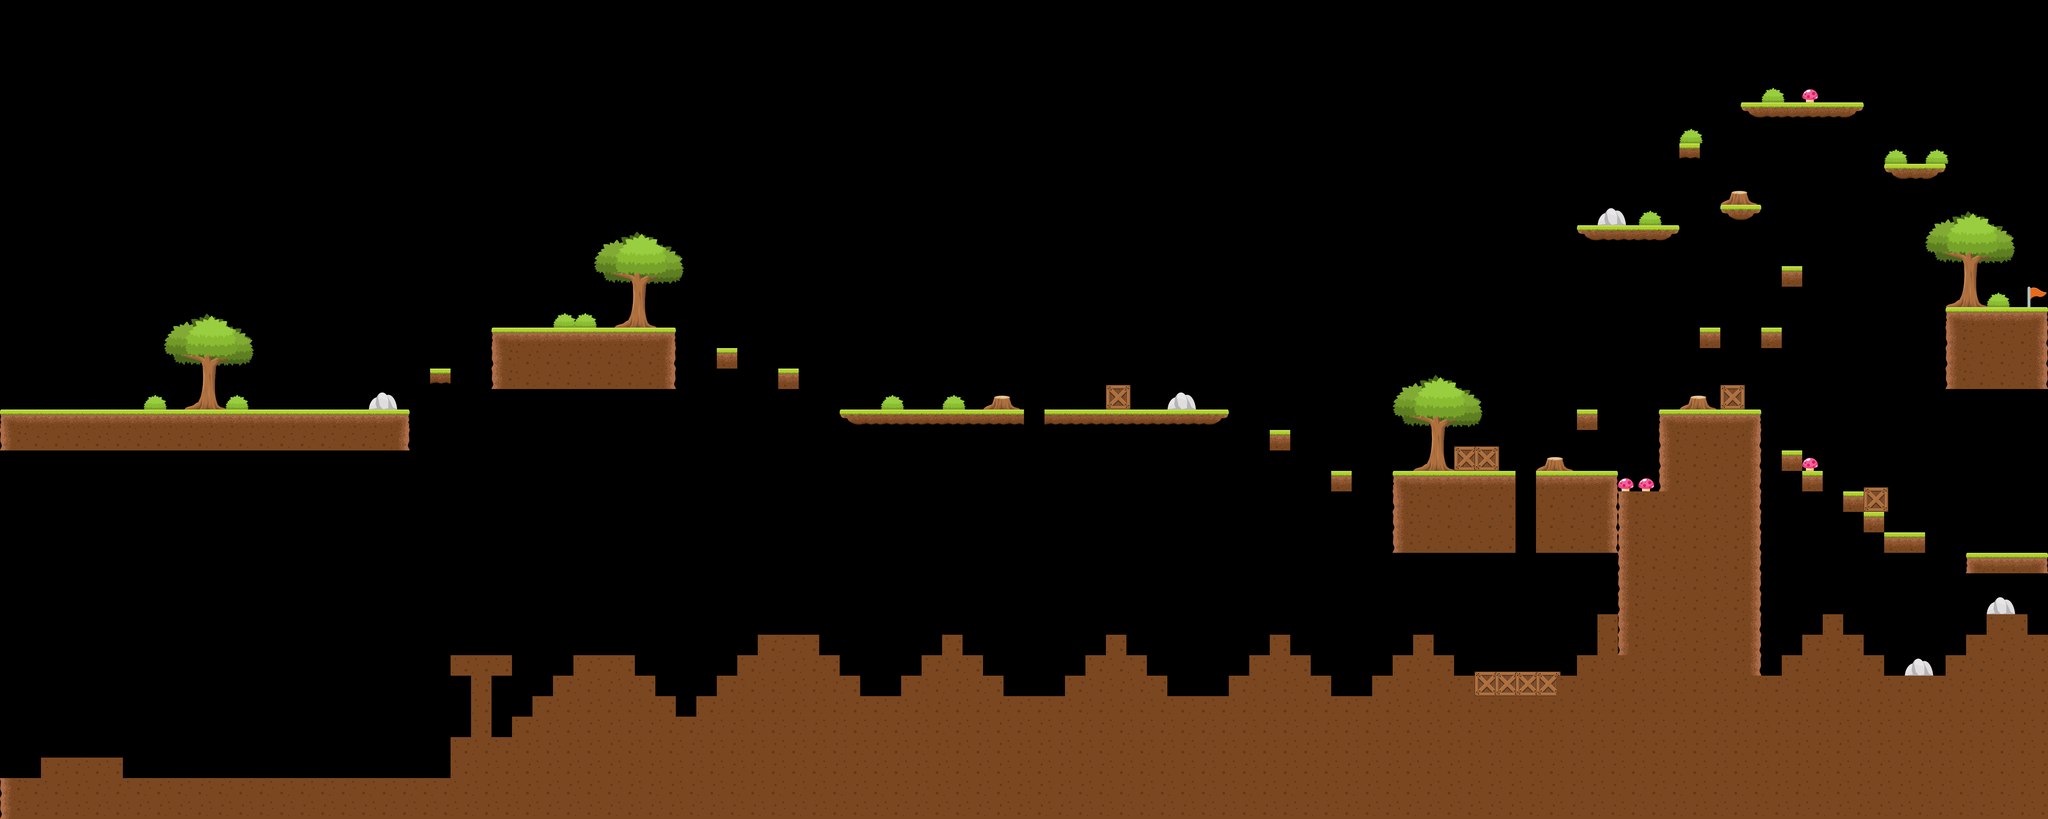

Tiled map render using the project's own tile images. Description and the map definition, with tile-layer contents summarised, below:
An orthogonal 100x40 tile map with 64x64 px tiles, 1 tile layer (Tile Layer 1), 8 tilesets and 186 objects.

<map version="1.5" tiledversion="1.7.2" orientation="orthogonal" renderorder="right-down" width="100" height="40" tilewidth="64" tileheight="64" infinite="0" nextlayerid="9" nextobjectid="262">
 <editorsettings>
  <export target="level2.lua" format="lua" />
 </editorsettings>
 <tileset firstgid="1" name="tileset" tilewidth="64" tileheight="64" tilecount="9" columns="3">
  <image source="tileset.png" width="192" height="192" />
 </tileset>
 <tileset firstgid="10" name="flag" tilewidth="64" tileheight="64" tilecount="1" columns="1">
  <image source="flag.png" width="64" height="64" />
 </tileset>
 <tileset firstgid="11" name="Bush (3)" tilewidth="73" tileheight="47" tilecount="1" columns="1">
  <image source="GreenObjects/Bush (3).png" width="73" height="47" />
 </tileset>
 <tileset firstgid="12" name="Tree_2" tilewidth="282" tileheight="301" tilecount="1" columns="1">
  <image source="GreenObjects/Tree_2.png" width="282" height="301" />
 </tileset>
 <tileset firstgid="13" name="Mushroom_1" tilewidth="49" tileheight="41" tilecount="1" columns="1">
  <image source="GreenObjects/Mushroom_1.png" width="49" height="41" />
 </tileset>
 <tileset firstgid="14" name="Stone" tilewidth="90" tileheight="54" tilecount="1" columns="1">
  <image source="GreenObjects/Stone.png" width="90" height="54" />
 </tileset>
 <tileset firstgid="15" name="Crate" tilewidth="77" tileheight="77" tilecount="1" columns="1">
  <image source="GreenObjects/Crate.png" width="77" height="77" />
 </tileset>
 <tileset firstgid="16" name="Tree_1" tilewidth="116" tileheight="44" tilecount="1" columns="1">
  <image source="GreenObjects/Tree_1.png" width="116" height="44" />
 </tileset>
 <layer id="1" name="Tile Layer 1" width="100" height="40">
  <data>[4000 cells, 924 non-empty, 16 distinct tile ids]</data>
 </layer>
 <objectgroup id="2" name="Coins">
  <object id="2" x="5439.39" y="60.6061" width="63.6364" height="57.5758" />
  <object id="3" x="5566.67" y="3.0303" width="63.6364" height="60.6061" />
  <object id="4" x="5693.94" y="63.6364" width="57.5758" height="63.6364" />
  <object id="6" x="5563.64" y="127.273" width="66.6667" height="60.6061" />
  <object id="95" x="2688" y="1092" width="64" height="56" />
  <object id="97" x="2944" y="1088" width="64" height="62" />
  <object id="99" x="3196" y="1018" width="66" height="64" />
  <object id="105" x="3966" y="1088" width="66" height="60" />
  <object id="106" x="4092" y="1216" width="62" height="62" />
  <object id="107" x="4158" y="1344" width="62" height="64" />
  <object id="108" x="4348" y="1276" width="62" height="64" />
  <object id="109" x="4482" y="1276" width="56" height="66" />
  <object id="110" x="4604" y="1280" width="62" height="68" />
  <object id="111" x="4736" y="1280" width="58" height="62" />
  <object id="113" x="5310" y="961.394" width="64" height="60" />
  <object id="114" x="5502" y="956" width="66" height="64" />
  <object id="115" x="5379" y="834" width="59" height="62" />
  <object id="126" x="6210" y="1538" width="58" height="62" />
  <object id="137" x="3646" y="1090" width="66" height="60" />
  <object id="138" x="3782" y="1090" width="60" height="60" />
  <object id="139" x="3908" y="1208" width="54" height="70" />
  <object id="143" x="1410" y="959" width="62" height="62" />
  <object id="147" x="2752" y="964" width="66" height="62" />
  <object id="148" x="2874" y="960" width="66" height="66" />
  <object id="149" x="2432" y="1024" width="66" height="62" />
  <object id="150" x="2432" y="892" width="64" height="62" />
  <object id="151" x="2121.33" y="836.667" width="62" height="52.6667" />
  <object id="152" x="1924" y="836" width="64" height="52" />
  <object id="161" x="5056" y="252" width="64" height="60" />
  <object id="162" x="4990" y="448" width="62" height="62" />
  <object id="178" x="1281.47" y="1022.17" width="60.1278" height="60.1278" />
  <object id="179" x="1152.06" y="1093.27" width="62.0068" height="60.1278" />
  <object id="181" x="5369.5" y="-272.727" width="105.572" height="111.437" />
  <object id="182" x="5648.09" y="-419.355" width="64.5161" height="90.9091" />
  <object id="183" x="5352.79" y="-591.06" width="77.5767" height="110.824" />
  <object id="184" x="5511.64" y="-543.037" width="51.7178" height="73.8825" />
  <object id="185" x="5700.04" y="-639.084" width="36.9413" height="81.2708" />
  <object id="186" x="5171.78" y="-435.907" width="103.436" height="48.0236" />
  <object id="187" x="5245.66" y="-628.001" width="44.3295" height="88.659" />
  <object id="188" x="5083.12" y="-310.307" width="66.4943" height="81.2708" />
  <object id="198" x="6210.3" y="1411.39" width="61.3333" height="58.6667" />
  <object id="199" x="5955.33" y="1605" width="60.6667" height="52.3333" />
  <object id="200" x="5956" y="1472" width="54.6667" height="60" />
  <object id="201" x="6340" y="1534.33" width="58.6667" height="62.6667" />
  <object id="202" x="6336" y="1408" width="58.6667" height="61.3333" />
  <object id="203" x="6207" y="1282.33" width="62.6667" height="61.3333" />
  <object id="204" x="6337.33" y="1282.76" width="57.5758" height="60.6061" />
  <object id="205" x="6084.85" y="1281.82" width="53.5455" height="59.5455" />
  <object id="206" x="6080.73" y="1539.39" width="58.6667" height="60.6061" />
  <object id="207" x="6078.79" y="1410.97" width="63.697" height="58.7273" />
  <object id="208" x="5829.15" y="1412.03" width="55.6667" height="54.6364" />
  <object id="211" x="5829" y="1346" width="57" height="55" />
  <object id="212" x="5829" y="1284" width="55" height="53" />
  <object id="213" x="388" y="1092" width="55" height="59" />
  <object id="214" x="388" y="1028" width="56" height="54" />
  <object id="215" x="389" y="964" width="53" height="57" />
  <object id="216" x="326" y="963" width="55" height="58" />
  <object id="217" x="326" y="1030" width="54" height="52" />
  <object id="219" x="326" y="1093" width="55" height="57" />
  <object id="234" x="1795.88" y="836.905" width="61.5799" height="54.1903" />
  <object id="235" x="1730.54" y="836.905" width="61.5799" height="54.1903" />
  <object id="236" x="1666.54" y="836.905" width="61.5799" height="54.1903" />
  <object id="237" x="1601.21" y="836.905" width="61.5799" height="54.1903" />
  <object id="238" x="2241.21" y="1028.9" width="61.5799" height="54.1903" />
  <object id="239" x="2243.88" y="963.572" width="61.5799" height="54.1903" />
  <object id="240" x="2243.88" y="903.572" width="61.5799" height="54.1903" />
  <object id="241" x="2049.21" y="963.572" width="61.5799" height="54.1903" />
  <object id="242" x="2818.54" y="1092.9" width="61.5799" height="54.1903" />
  <object id="243" x="2687.88" y="1028.9" width="61.5799" height="54.1903" />
  <object id="244" x="2754.54" y="1028.9" width="61.5799" height="54.1903" />
  <object id="245" x="2822.54" y="1028.9" width="61.5799" height="54.1903" />
  <object id="246" x="2885.21" y="1028.9" width="61.5799" height="54.1903" />
  <object id="247" x="2949.21" y="1030.24" width="61.5799" height="54.1903" />
  <object id="248" x="3457.21" y="1090.24" width="61.5799" height="54.1903" />
  <object id="249" x="3525.21" y="1091.57" width="61.5799" height="54.1903" />
  <object id="250" x="3330.54" y="1091.57" width="61.5799" height="54.1903" />
  <object id="251" x="3715.88" y="1094.24" width="61.5799" height="54.1903" />
  <object id="252" x="3593.21" y="1091.57" width="57.5799" height="58.1903" />
  </objectgroup>
 <objectgroup id="3" name="Enemies">
  <!-- 101 objects omitted --></objectgroup>
 <objectgroup id="4" name="Flag">
  <!-- 82 objects omitted --></objectgroup>
 <objectgroup id="5" name="Start">
  <!-- 81 objects omitted --></objectgroup>
 <objectgroup id="6" name="Platforms">
  <!-- 80 objects omitted --></objectgroup>
 <objectgroup id="8" name="DangerZone">
  <!-- 48 objects omitted --></objectgroup>
</map>
<!-- 108 of 186 objects omitted -->
